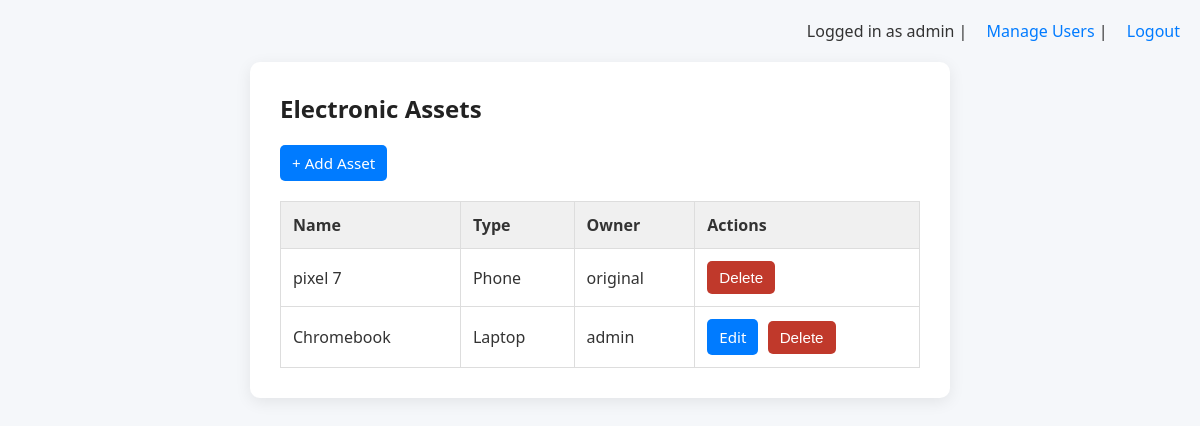
The page / (signed in) on the database its author committed.
### tables this page shows
CREATE TABLE assets (
    id INTEGER PRIMARY KEY AUTOINCREMENT,
    name TEXT NOT NULL,
    type TEXT NOT NULL,
    owner_id INTEGER NOT NULL,
    created_at TEXT NOT NULL DEFAULT (datetime('now')),

    FOREIGN KEY (owner_id) REFERENCES users(id) ON DELETE CASCADE
);

CREATE TABLE users (
    id INTEGER PRIMARY KEY AUTOINCREMENT,
    username TEXT NOT NULL UNIQUE,
    password_hash TEXT NOT NULL,
    role TEXT NOT NULL DEFAULT 'user',

    -- Brute-force protection
    failed_attempts INTEGER NOT NULL DEFAULT 0,
    lock_until INTEGER,

    created_at TEXT NOT NULL DEFAULT (datetime('now'))
);

### assets.py (the view)
@bp.route("/")
@login_required
def dashboard():
    conn = db.get_connection()
    assets = conn.execute(
        """
        SELECT assets.id, assets.name, assets.type, users.username, assets.owner_id
        FROM assets
        JOIN users ON assets.owner_id = users.id
        ORDER BY assets.id DESC
        """
    ).fetchall()
    conn.close()
    return render_template("dashboard.html", assets=assets)

### db.py (called while the page is built)
def _db_path() -> str:
    try:
        cfg = current_app.config  # type: ignore[attr-defined]
        if cfg.get("DATABASE"):
            return str(cfg["DATABASE"])
    except Exception:
        pass
    return os.environ.get("DATABASE_PATH", "data.db")

def get_connection() -> sqlite3.Connection:
    conn = sqlite3.connect(_db_path())
    conn.row_factory = sqlite3.Row
    conn.execute("PRAGMA foreign_keys = ON")
    return conn

### security.py (called while the page is built)
def generate_csrf_token() -> str:
    token = session.get("csrf_token")
    if not token:
        token = secrets.token_urlsafe(32)
        session["csrf_token"] = token
    return token

def validate_csrf() -> None:
    if request.method in {"POST", "PUT", "PATCH", "DELETE"}:
        sent = request.form.get("csrf_token") or request.headers.get("X-CSRF-Token")
        expected = session.get("csrf_token")
        if not expected or not sent or sent != expected:
            abort(403)

def login_required(view):
    @wraps(view)
    def wrapped(*args, **kwargs):
        if not session.get("user"):
            flash("Please log in to continue.", "error")
            return redirect("/login")
        return view(*args, **kwargs)
    return wrapped

### templates/dashboard.html (shortened to what this page needs)
{% extends "base.html" %}
{% block content %}
<h2>Electronic Assets</h2>
<a class="button" href="/create">+ Add Asset</a>
<table>
    <tr>
        <th>Name</th>
        <th>Type</th>
        <th>Owner</th>
        <th>Actions</th>
    </tr>
    {% for asset in assets %}
    <tr>
        <td>{{ asset.name }}</td>
        <td>{{ asset.type }}</td>
        <td>{{ asset.username }}</td>
        <td>
            {% if asset.owner_id == session.user %}
                <a class="button" href="/edit/{{ asset.id }}">Edit</a>
            {% endif %}
            {% if session.role == 'admin' %}
                <form method="post" action="/delete/{{ asset.id }}" style="display:inline;"
                      onsubmit="return confirm('Delete this asset? This cannot be undone.');">
                    <button class="button danger" type="submit">Delete</button>
                </form>
            {% endif %}
        </td>
    </tr>
    {% endfor %}
</table>
{% endblock %}

### static/style.css (style rules this page uses)
* { box-sizing: border-box; margin: 0; padding: 0; }
body { font-family: 'Segoe UI', sans-serif; background-color: #f5f7fa; color: #333; padding: 20px; }
h2 { margin-bottom: 20px; color: #222; }
table { width: 100%; border-collapse: collapse; margin-top: 20px; }
table th, table td { padding: 12px; border: 1px solid #ddd; text-align: left; }
table th { background-color: #f0f0f0; }
a.button { display: inline-block; color: white; background: #007bff; padding: 8px 12px; border-radius: 5px; text-decoration: none; font-size: 0.95rem; margin-right: 5px; }
button.button { color: white; background: #007bff; padding: 8px 12px; border-radius: 5px; border: none; font-size: 0.95rem; cursor: pointer; }
.button.danger, button.button.danger { background: #c0392b; }

### rows shown on the page
assets: name "pixel 7", type "Phone", username "original"
assets: name "Chromebook", type "Laptop", username "admin"

### other values the page prints
{{ session.role }} "admin"
